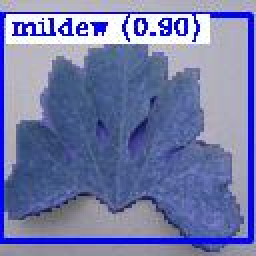
#> input picture flask-server/model/bound_test.JPG, 128 x 128 px (shown 2 times larger)
$ python bound_seg_detect.py
#> lines starting #> are read from the running program, lines starting #| are printed output that depends on the picture
### flask-server/model/transforma_bound.py
#first method you call is get_bounding_box(). find_best_bounding_box() returns the bounding box that is the biggest the only argument that matters is copy thats the cropped image, detect_img is the one with the bounding boxes drawn on the original image

from NeuronRuntimeHelper import NeuronContext
from PIL import Image, ImageOps
import argparse
import numpy as np
import cv2
import time
from multiprocessing import Pool, cpu_count

class Bound(NeuronContext):
    def __init__(self, mdla_path: str = "None", confidence_thres=0.5, iou_thres=0.5):
        super().__init__(mdla_path)
        """
        Initializes the YOLOv8 class.

        Parameters
        ----------
        mdla_path : str
            Path to the YOLOv8 model
        confidence_thres : float
            Confidence threshold for object detection
        iou_thres : float
            IOU threshold for object detection
        """
        self.confidence_thres = confidence_thres
        """Confidence threshold for object detection"""
        self.iou_thres = iou_thres
        """IOU threshold for object detection"""

    # [280 lines left out: functions draw_boxes, img_preprocess, add_disease_label, get_box, draw_bbox_on_image, resize_and_pad and 2 more, not called in this run]


# [9 lines that do not run on import are left out]

### flask-server/model/bound_seg_detect.py
from transforma_bound import Bound
from transforma_seg import Segment
from transforma_detect import Detect
from NeuronRuntimeHelper import NeuronContext
from PIL import Image
import argparse
import numpy as np
import cv2
import time
import os

def overlay_mask_on_image(mask, original_image, color=[0, 255, 0], alpha=0.3):
    # print(color)
    green_mask = np.zeros((128 * 3, 128 * 3, 3), dtype=np.uint8)
    green_mask[:, :, 0] = color[0]
    green_mask[:, :, 1] = color[1]
    green_mask[:, :, 2] = color[2]

    original_image = np.array(original_image)
    other_mask = np.broadcast_to(mask == 1, original_image.shape)
    green_mask[other_mask] = 255

    # print("putting the layers on")
    try:
        # Attempt to blend the images using cv2.addWeighted
        blended_image = cv2.addWeighted(original_image, 1 - alpha, green_mask, alpha, 0)
    except Exception as e:
        # Print out the error if something goes wrong
        print(f"An error occurred: {e}")
        print("Was able to put the layers on")
    return blended_image


def main(mdla_path_bound, mdla_path_segment, mdla_path_detect, image_path, save_path):


#> called with mdla_path_bound = 'yolo640leafdetect.mdla', mdla_path_segment = 'segment_finetuned_94.mdla', mdla_path_detect = 'det_nonseg_trans_aug_v2.mdla', image_path = 'bound_test.JPG', save_path = 'final_v2.JPG'
    start_time = time.time()
    print("Start Segmentation time: 0ms")
    image = Image.open(image_path)
#> image is the input picture: PIL image 128x128 RGB; mean R, G, B 114.8, 122.1, 169.3


    if image.mode == 'RGBA':
        # 转换为 RGB，去除alpha通道
        image = image.convert('RGB')

    # print(image.size)

    img_w, img_h = image.size
#> img_w = 128; img_h = 128
    back = Image.new("RGB", (img_w, img_w), "black")
#> back: PIL image 128x128 RGB; every value is 0
    offset = ((img_w - img_w) // 2, (img_w - img_h) // 2)
#> offset = (0, 0)
    back.paste(image, offset)
    # print(back.size)
    original_image = back.copy()
    img = cv2.cvtColor(np.array(back), cv2.COLOR_RGB2BGR)


    image = back
    image = image.resize((640, 640))
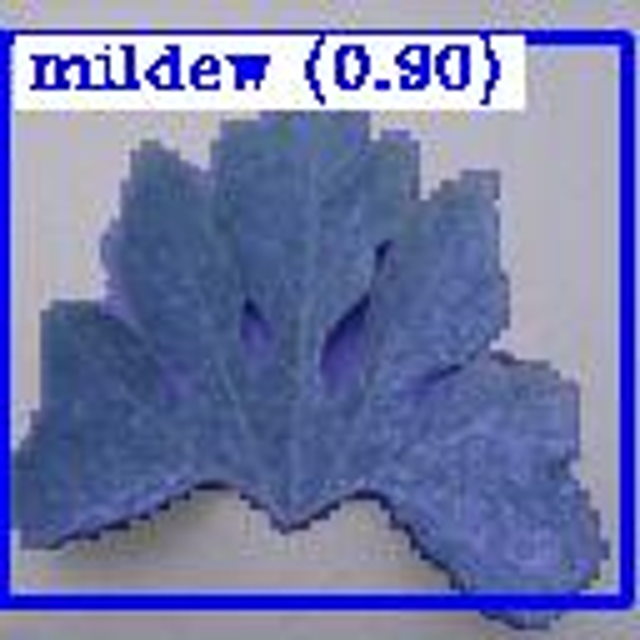
#> image: PIL image 640x640 RGB; mean R, G, B 114.8, 122.2, 169.1
    # PIL: RGB, cv2: BGR
    # Preprocess input image

    bound = Bound(mdla_path=mdla_path_bound)
    input_array = bound.img_preprocess(image)
    # Initialize model

    bound_start = time.time()
    print("Start Bound time: " + str(bound_start - start_time) + "ms")
    ret = bound.Initialize()
    if ret != True:
        print("Failed to initialize model")
        return


    # Set input buffer for inference
    bound.SetInputBuffer(input_array, 0)
    # Execute model
    bound_mod_start = time.time()
    print("Bound model start: " + str(bound_mod_start - start_time) + "ms")
    ret = bound.Execute()
    if ret != True:
        print("Failed to Execute")
        return
    bound_mod_end = time.time()
    print("Bound model end: " + str(bound_mod_end - start_time) + "ms")

    # [4 lines of commented-out code are left out]
    bound_imgs = bound.postprocess(image)

    img_resized = []
    for bound_img in bound_imgs:
        try:
            bound_img_resized = cv2.resize(bound_img, (128, 128), interpolation=cv2.INTER_LANCZOS4)
            img_resized.append(bound_img_resized)
        except:
            print("No leaf")


    bound_total = time.time()
    print("Finish Bound time: " + str(bound_total - start_time) + "ms")

    print("Bound spended time: " + str(bound_total - bound_start) + "ms")


    '''Segmentation'''

    segment = Segment(mdla_path=mdla_path_segment)

    # Initialize model
    ret = segment.Initialize()
    if ret != True:
        print("Failed to initialize model")
        return


    # Check if the picture has 4 channels
    # bound_img_resized = Image.fromarray(cv2.cvtColor(bound_img_resized, cv2.COLOR_BGR2RGB))

    input_array = segment.img_preprocess(bound_img_resized)


    # Set input buffer for inference
    segment.SetInputBuffer(input_array, 0)
    seg_model_start = time.time()
    print("Start Seg model: " + str(seg_model_start - start_time) + "ms")

    # Execute model
    ret = segment.Execute()
    if ret != True:
        print("Failed to Execute")
        return

    seg_model_end = time.time()
    print("End Seg model: " + str(seg_model_end - start_time) + "ms")

    image = segment.GetOutputBuffer(0)
    need = segment.create_mask(image)

    white_images = np.zeros_like(input_array[0])
    wants = np.array([np.where(need == 0, input_array[0], white_images)])

    # print(wants[0].mode)
    # segment_img = segment.postprocess(wants[0])

    # segment_img = wants[0]
    segment_img = bound_img_resized

    # cv2.imshow("bound_img_resized", bound_img_resized)
    # cv2.waitKey(3000)


    seg_total = time.time()

    print("Segmentation spended time: " + str(seg_total - start_time) + "ms")


    '''Detect Leaf Disease'''
    detect_start = time.time()
    print("Start detect time: " + str(detect_start - start_time) + "ms")

    detect = Detect(mdla_path=mdla_path_detect)

    # Initialize model
    ret = detect.Initialize()
    if ret != True:
        print("Failed to initialize model")
        return

    # print(bound_img_resized.shape)
    # Preprocess input image

    output_array = []
    class_names = ['blight','citrus' ,'healthy', 'measles', 'mildew', 'mite', 'mold', 'rot', 'rust', 'scab', 'scorch', 'spot', 'virus']


    for bound_img in img_resized:
        input_array = detect.img_preprocess(bound_img)
        # print(input_array.shape)
        # Set input buffer for inference
        detect.SetInputBuffer(input_array, 0)

        detect_mod_start = time.time()
        print("Detect model start: " + str(detect_mod_start - start_time) + "ms")
        # Execute model
        ret = detect.Execute()
        if ret != True:
            print("Failed to Execute")
            return

        detect_mod_end = time.time()
        print("Detect model end: " + str(detect_mod_end - start_time) + "ms")


        # print(detect.GetOutputBuffer(0))
        print(class_names[np.argmax(detect.GetOutputBuffer(0))])
        output_array.append(class_names[np.argmax(detect.GetOutputBuffer(0))])

        disease = class_names[np.argmax(detect.GetOutputBuffer(0))]

        detect_total = time.time()
        print("Finish Detect time: " + str(detect_total - start_time) + "ms")

        print("Detection spended time: " + str(detect_total - detect_start) + "ms")

        end_time = time.time()
        total_time = end_time - start_time
        print("Total time: " + str(total_time) + 'ms')

        color = (0, 0, 255)
        if(disease == "healthy"):
            color = (0,255, 0)

        fancy_time = time.time()
        print("Before adding fancy mask: " + str(fancy_time - start_time) + "ms")

        # print("Finished segmenting")
    try:
        original_image = original_image.resize((128 * 3, 128 * 3))
        # segment_img_with_overlay = overlay_mask_on_image(need, original_image, color)
        # print(segment_img_with_overlay.shape)
        original_image = cv2.cvtColor(np.array(original_image), cv2.COLOR_RGB2BGR)
        annotated_image = bound.draw_bbox_on_image(original_image, output_array)
        # annotated_image = bound.add_disease_label(annotated_image, disease, 0.9, color)

        cv2.imshow("Real", annotated_image)
        cv2.waitKey(3000)

        fancy_time_end = time.time()
        print("Finish adding fancy mask: " + str(fancy_time_end - start_time) + "ms")
    except:
        print("No image")


    # Postprocess output
    print("output_array: ")
    print(output_array)
    # [11 lines of commented-out code are left out]
    annotated_image = cv2.resize(annotated_image, (256, 256))

    # [5 lines of commented-out code are left out]
    sv_path = save_path
    # print("SV PATH: " + sv_path)
    image = Image.fromarray(annotated_image)
    # print("image:" + image_path)


    # sv_path += "/annotation.jpg"
    # print(sv_path)
    image.save(sv_path)


if __name__ == "__main__":
    parser = argparse.ArgumentParser(description='Test Detect model with NeuronHelper')
    parser.add_argument('--dla-bound-path', type=str, default='yolo640leafdetect.mdla',
                        help='Path to the Bound mdla file')
    parser.add_argument('--dla-segment-path', type=str, default='segment_finetuned_94.mdla',
                        help='Path to the Segmentation mdla file')
    parser.add_argument('--dla-detect-path', type=str, default='det_nonseg_trans_aug_v2.mdla',
                        help='Path to the Detection mdla file')
    parser.add_argument('--image-path', type=str, default='bound_test.JPG',
                        help='Path to the input image')
    parser.add_argument('--save-path', type=str, default='final_v2.JPG',
                        help='Path to save the image')
    args = parser.parse_args()
#> (the run stopped early here; a loop or call above may not have finished)

$ run again, with flask-server/bestmodel_test.jpg copied over flask-server/model/bound_test.JPG
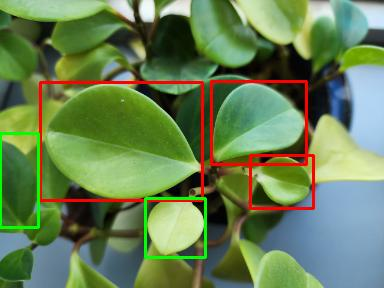
#> input picture flask-server/bestmodel_test.jpg, 384 x 288 px
#> in main, image is the input picture: PIL image 384x288 RGB; mean R, G, B 104.1, 128.7, 84.3
#> in main, `back.paste(image, offset)`:
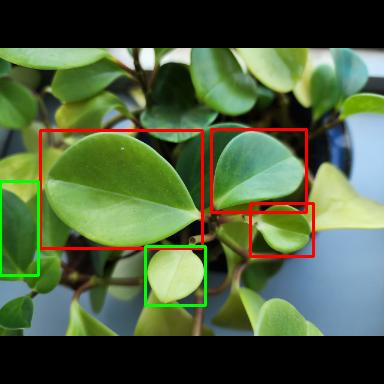
#> back: PIL image 384x384 RGB; mean R, G, B 78.1, 96.5, 63.2
#> in main, `img = cv2.cvtColor(np.array(back), cv2.COLOR_RGB2BGR)`:
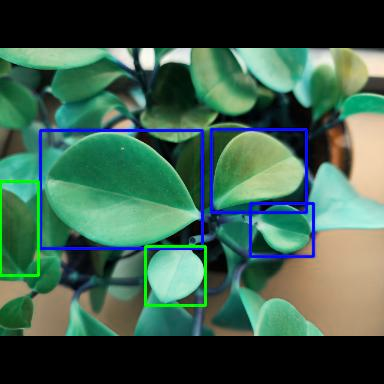
#> img: shape (384, 384, 3); mean R, G, B 63.2, 96.5, 78.1
#> image: PIL image 640x640 RGB
